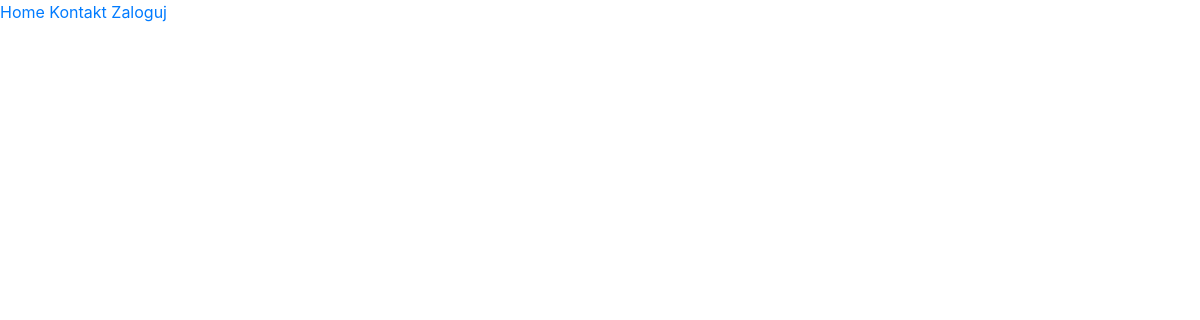
Before: / with the older database file.
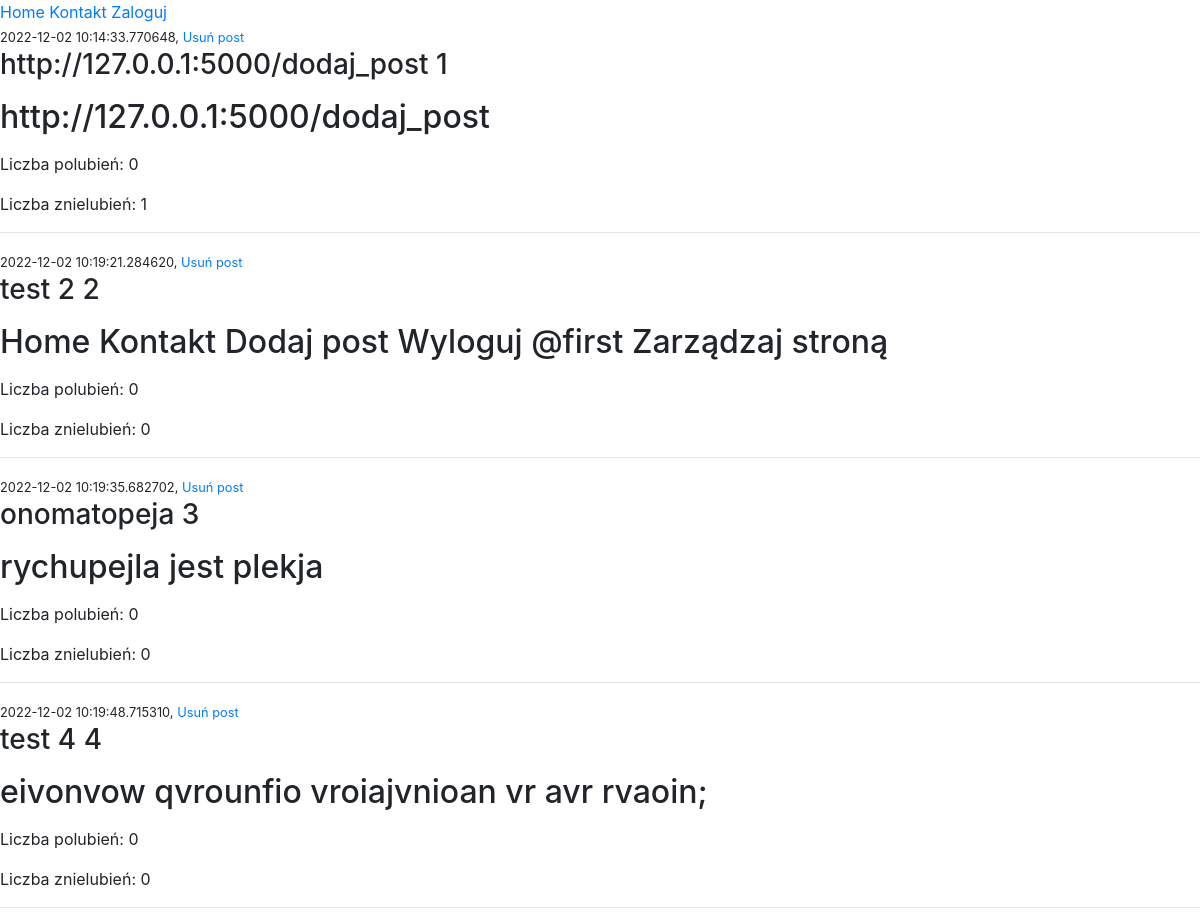
After: the same page with the newer database file.
### kwiaciarnia/models.py (models this page shows, shortened)
class Posts(db.Model):
    id = db.Column(db.Integer(), primary_key=True)
    title = db.Column(db.String(length=128))
    body = db.Column(db.Text())
    added = db.Column(db.DateTime(), default=datetime.datetime.now())
    likes = db.Column(db.Integer(), default=0)
    dislikes = db.Column(db.Integer(), default=0)

### kwiaciarnia/routes.py (the view)
@app.route("/")
def home():
    all_posts = Posts.query.all()
    likes = Post_likes()
    dislike = Post_dislikes()
    like_status = False
    dislike_status = False
    if not current_user.is_anonymous:
        if Post_likes.query.filter_by(user_like=current_user.id).first():
            like_status = True
        if Post_dislikes.query.filter_by(user_dislike=current_user.id).first():
            dislike_status = True
    else:
        pass
    return render_template('index.html', all_posts=all_posts, likes=likes, dislike=dislike, like_status=like_status, dislike_status=dislike_status)

### kwiaciarnia/templates/index.html (shortened to what this page needs)
{% extends 'base.html' %}
{% block content %}
<div>
    {% include 'includes/feed.html' %}
</div>
{% endblock %}

### kwiaciarnia/templates/includes/feed.html (shortened to what this page needs)
<div>
    {% for post in all_posts %}
        <small>{{post.added}}, <a href="{{ url_for('delete_post', id=post.id ) }}">Usuń post</a></small>
        <h3>{{post.title}}  {{post.id}}</h3>
        <p><h2>{{post.body}}</h2></p>
        <div class="buttons">
            <p>Liczba polubień: {{likes.query.filter_by(post_like=post.id).count()}}</p>
        </div>
        <div>
            <p>Liczba znielubień: {{dislike.query.filter_by(post_dislike=post.id).count()}}</p>
        </div>
        <hr>
    {% endfor %}
</div>

Changed rows visible on the page:
added Posts: added "2022-12-02 10:14:33.770648", title "http://127.0.0.1:5000/dodaj_post", id "1", body "http://127.0.0.1:5000/dodaj_post", query.filter_by "0", query.filter_by "1"
added Posts: added "2022-12-02 10:19:21.284620", title "test 2", id "2", body "Home Kontakt Dodaj post Wyloguj @first Zarządzaj stroną", query.filter_by "0"
added Posts: added "2022-12-02 10:19:35.682702", title "onomatopeja", id "3", body "rychupejla jest plekja", query.filter_by "0"
added Posts: added "2022-12-02 10:19:48.715310", title "test 4", id "4", body "eivonvow qvrounfio vroiajvnioan vr avr rvaoin;", query.filter_by "0"
